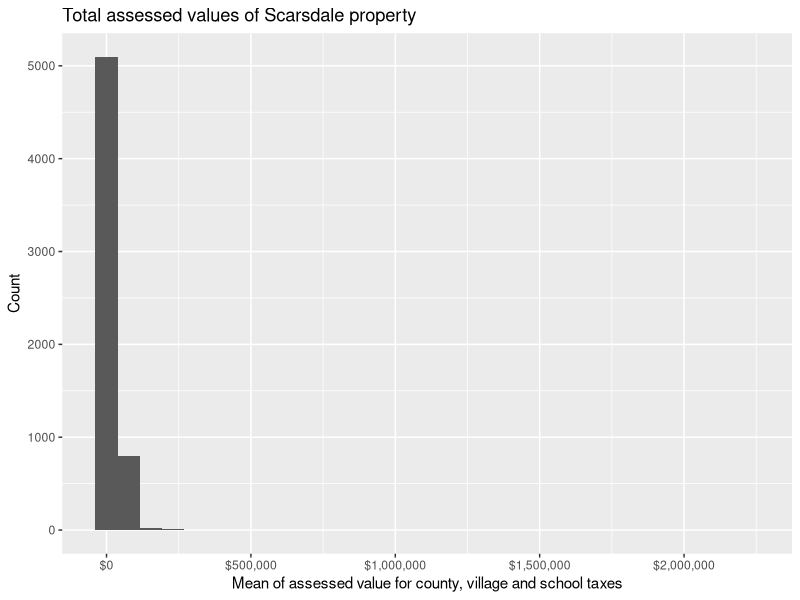
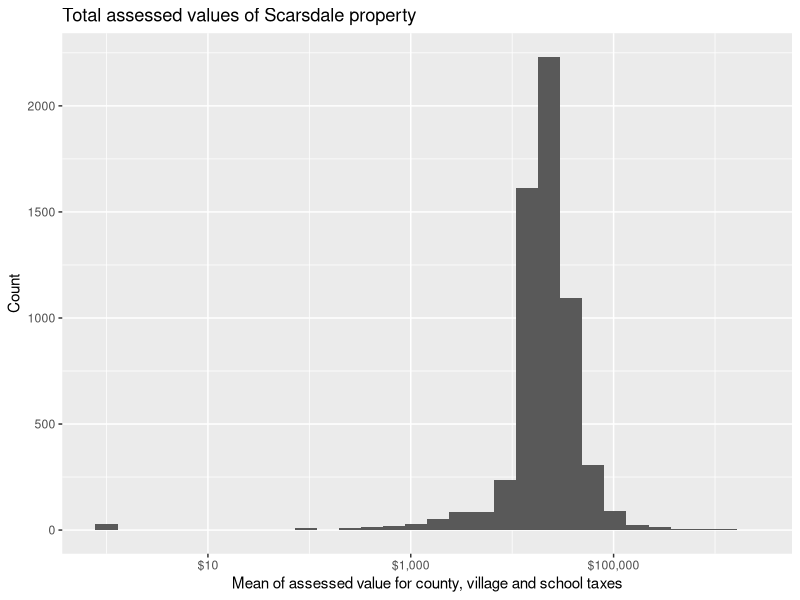

Recreate these plots in R, in order.
library(ggplot2)
library(scales)

assess <- read.csv('05a-assessment_distribution.csv')

assess.1 <- subset(assess, TAX == 'FULL MKT VAL')
assess.1$TOTAL <- 0.0187 * assess.1$ASSESSED

p.base <- ggplot(assess.1) + aes(x = TOTAL) +
  scale_y_continuous('Count') +
  labs(title = 'Total assessed values of Scarsdale property') +
  geom_histogram(position = 'dodge')

.xlab <- 'Mean of assessed value for county, village and school taxes'
p.simple <- p.base + scale_x_continuous(.xlab, labels = dollar)
p.log <- p.base + scale_x_log10(.xlab, labels = dollar)

png('plots/05-total-assessed-simple.png', width = 840, height = 600)
print(p.simple)
dev.off()

png('plots/05-total-assessed-log.png', width = 840, height = 600)
print(p.log)
dev.off()

